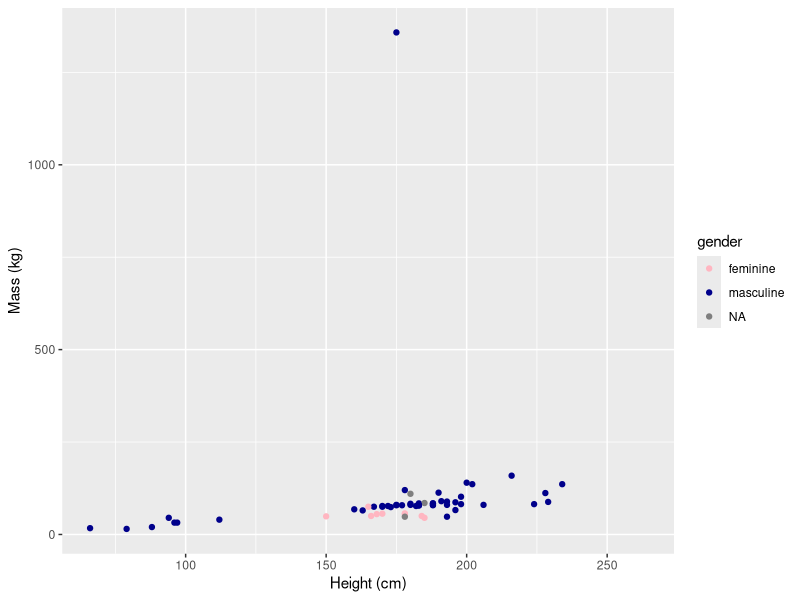
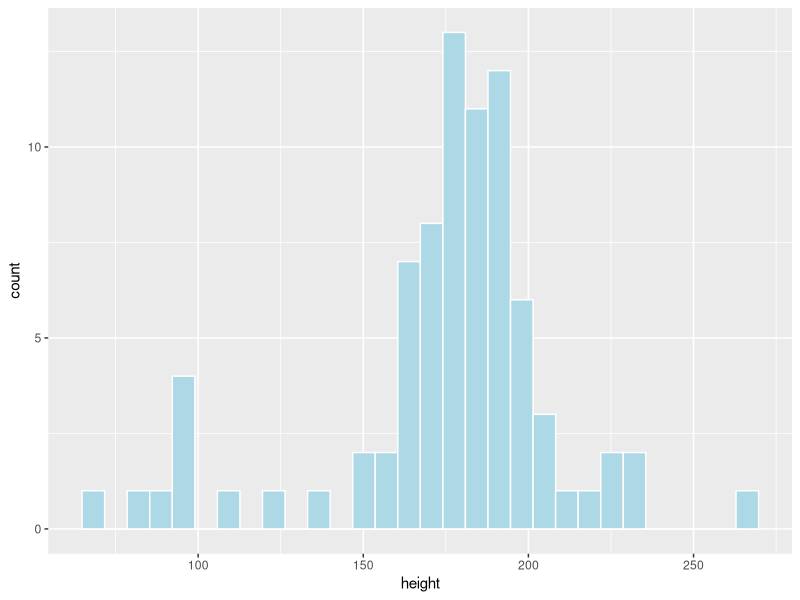

The R source for these figures, in order:
## ---- chunk 1

library(tidyverse)

## ---- chunk 2
head(starwars)

tail(starwars)

dim(starwars)

view(starwars)
## ---- chunk 3
ggplot(starwars, aes(height, mass, color = gender)) +
  geom_point() +
  labs(x = "Height (cm)",
       y = "Mass (kg)") +
  scale_color_manual(values = c("lightpink", "darkblue", "palegreen"))

## ---- chunk 4
ggplot(starwars, aes(x = height)) +
  geom_histogram(color = "white", fill = "lightblue")

## ---- chunk 5
starwars$height
## ---- chunk 6
sw_height_mean <- round(mean(starwars$height, na.rm = TRUE), 1)

sw_height_mean
## ---- chunk 7
sw_height_median <- median(starwars$height, na.rm = TRUE)

sw_height_median

## ---- chunk 8
sw_height_variance <- var(starwars$height, na.rm = TRUE)

sw_height_sd <- sd(starwars$height, na.rm = TRUE)

sw_height_variance


sw_height_sd
